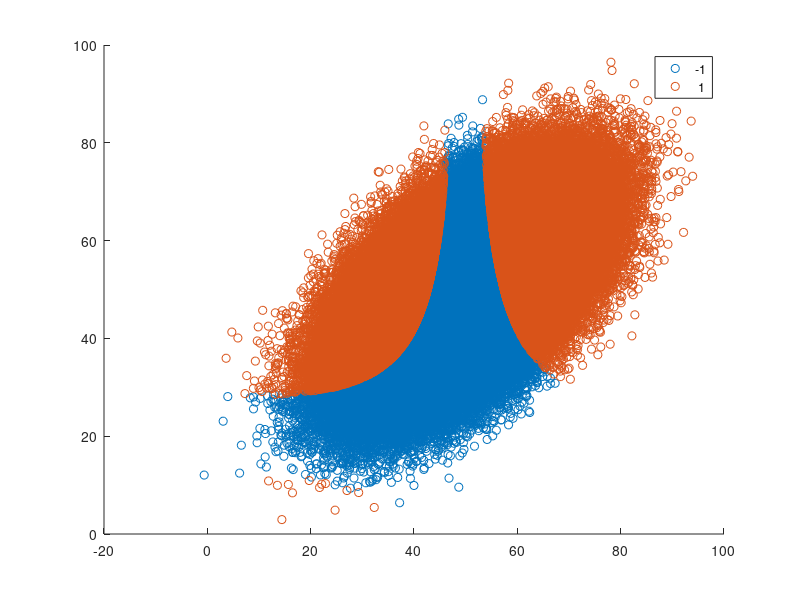

The MATLAB script that drew this image:
%%% Generate a dataset of n points, normally distributed on two inputs with function Y
%%% determining the area of +1. 
clear 
close all
clc
%% Settings
dim = 2;                    % Input dimension
int = 100;                  % Input interval
n = 500000;                 % Samples
dist = 'norm';              % Distribution, uni or norm
sig = 0.1;                  % Input noise
%% Inputs
switch dist
    case 'norm'
        mu = ones(2,1)*int/2;
        cov = int*[1 4/7;4/7 1];
        X = mvnrnd(mu,cov,n);
    case 'uni'
        X = randi(int,n,dim);
end
%% Output
f = @(X,Y) (X-50).^2 + (Y-50).^2 +(X-50).^3 + (X-50).^2.*(Y-20).^2;
Y = double(f(X(:,1),X(:,2))>50000);
Y(Y==0) = -1;
%% Add noise
X = X + sig*rand(n,2);
%% Plot
gscatter(X(:,1),X(:,2),Y)
save('data.mat','X','Y')